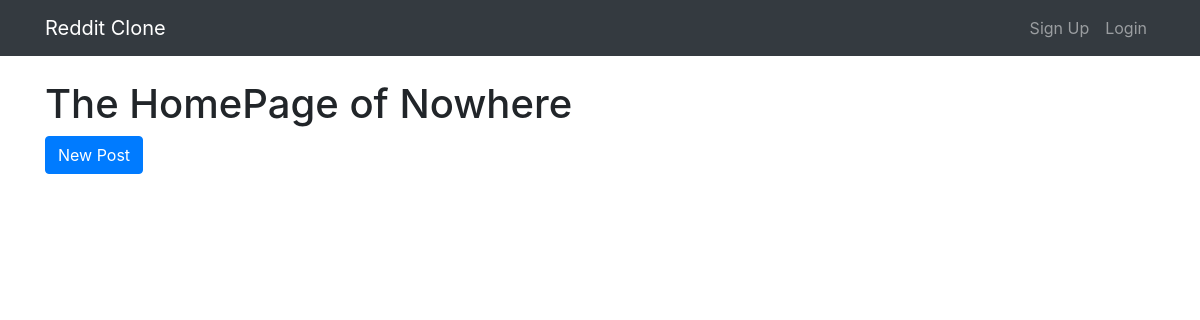
The app's page /, older data.
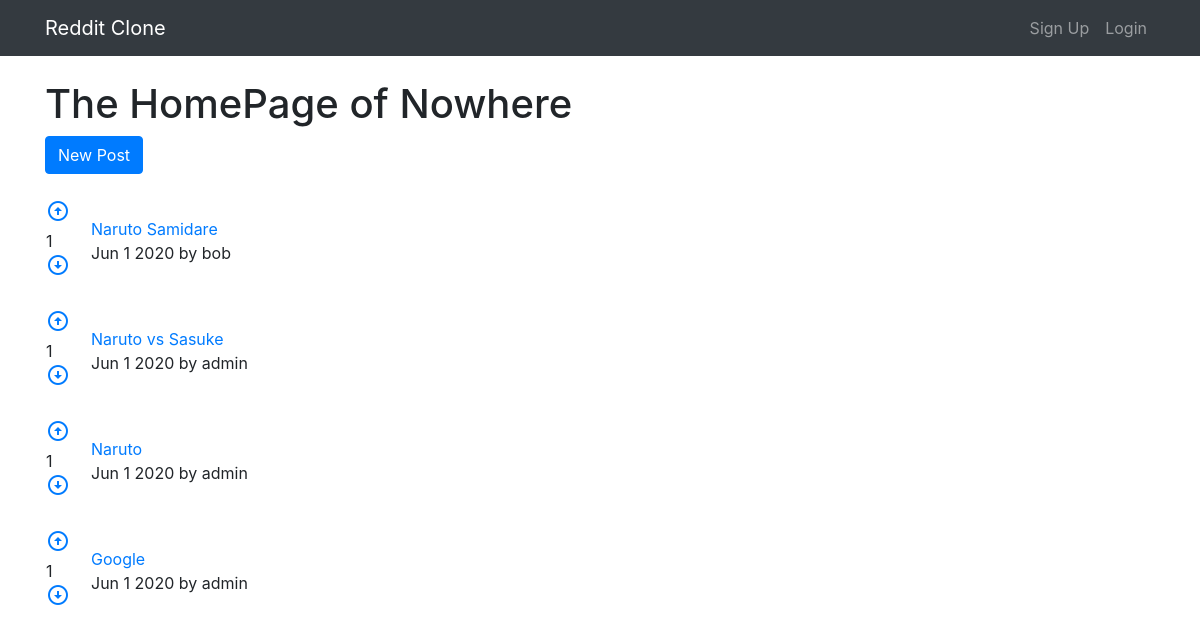
The same page, newer data.
### posts/models.py (models this page shows)
class Post(models.Model):
	title = models.CharField(max_length = 250)
	url = models.TextField()
	pub_date = models.DateTimeField()
	author = models.ForeignKey(User, on_delete=models.CASCADE,)
	votes_total = models.IntegerField(default = 1)
	def pub_date_pretty(self):
		return self.pub_date.strftime('%b %e %Y')

### posts/views.py (the view)
# urls.py: 2. Add a URL to urlpatterns:  path('', views.home, name='home')
def home(request):
	posts = Post.objects.order_by('-votes_total')
	return render(request,'posts/home.html',{'posts':posts})

### posts/templates/posts/home.html (shortened to what this page needs)
{% extends 'base.html'%}
{% block content%}
<h1>The HomePage of Nowhere</h1>
<a class="btn btn-primary" href="{% url 'posts:create' %}">New Post</a>
<br/>
<br/>
{% for post in posts.all %}
<table>
	<tr>
		<td style="padding-right: 20px;">
			<a href="#" onclick="document.getElementById('upvote{{ post.id }}').submit()">
			<span class="material-icons">arrow_circle_up</span></a>
			<br/>
			{{post.votes_total}}
			<br/>
			<a href="#" onclick="document.getElementById('downvote{{ post.id }}').submit()">
			<span class="material-icons">arrow_circle_down</span></a>
		</td>
		<td>
			<a href="{{post.url}}">{{post.title}}</a>
			<br/>
			{{post.pub_date_pretty}} by {{post.author.username}}
		</td>
	</tr>
</table>
<br/>
{%endfor%}
{% endblock %}

### templates/base.html (shortened to what this page needs)
<!doctype html>
<html lang="en">
  <head>
    <link rel="stylesheet" href="https://stackpath.bootstrapcdn.com/bootstrap/4.5.0/css/bootstrap.min.css">
  </head>
  <body>
	  	<nav class="navbar navbar-dark bg-dark navbar-expand-lg ">
	  		<div class="container">
	  <a class="navbar-brand" href="#">Reddit Clone</a>
	  <div class="collapse navbar-collapse" id="navbarNav">
	    <ul class="navbar-nav ml-auto">
	    	{% if user.is_authenticated %}
	    	<li class="nav-item active">
	        	<a class="nav-link" href="#" onclick="document.getElementById('logout').submit()">Logout <span class="sr-only">(current)</span></a>
	      	</li>
	      	<form id="logout" method="POST" action="{% url 'accounts:logout'%}">
	      		{% csrf_token %}
	      		<input type="hidden">
	      	</form>
	    	{% else %}
	    	<li class="nav-item">
	        	<a class="nav-link" href="{% url 'accounts:signup'%}">Sign Up</a>
	      	</li>
	      	<li class="nav-item">
	        	<a class="nav-link" href="{% url 'accounts:login'%}">Login</a>
	      	</li>
	    	{% endif %}
	    </ul>
		</div>
	  </div>
	</nav>
	<div class="container">
		<br/>
		{% block content%}
		{% endblock %}
	</div>
  </body>
</html>

Row changes from the older to the newer data that the page shows:
added Post: votes_total "1", title "Naruto Samidare", pub_date_pretty "Jun 1 2020", author.username "bob"
added Post: votes_total "1", title "Naruto vs Sasuke", pub_date_pretty "Jun 1 2020", author.username "admin"
added Post: votes_total "1", title "Naruto", pub_date_pretty "Jun 1 2020", author.username "admin"
added Post: votes_total "1", title "Google", pub_date_pretty "Jun 1 2020", author.username "admin"
